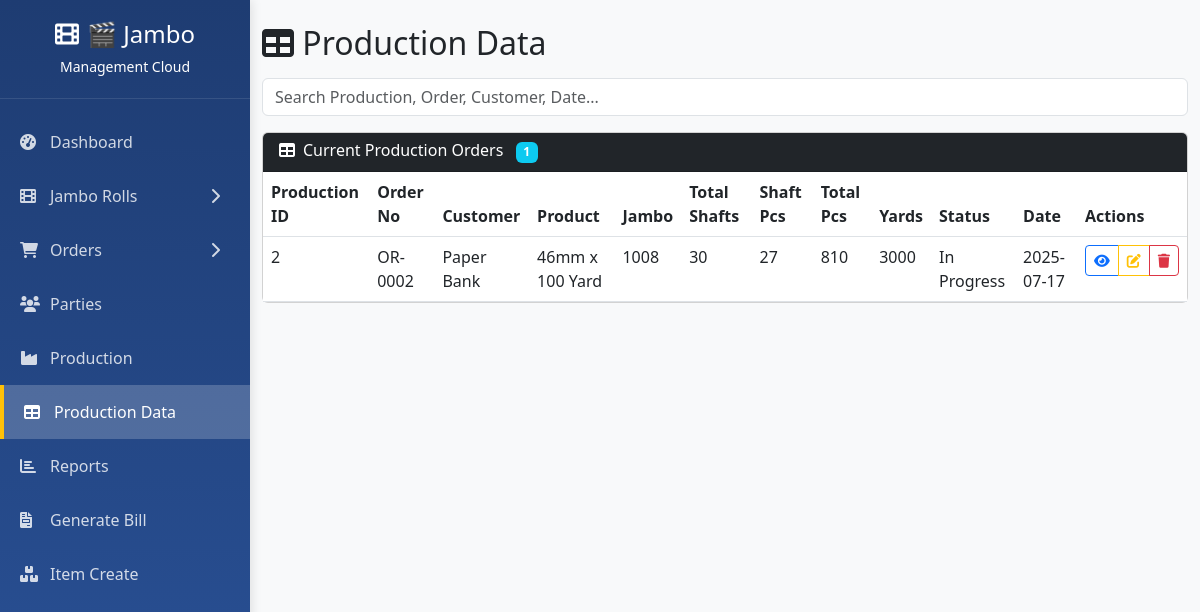
Page /production/data on the committed database.
### tables this page shows
CREATE TABLE production_orders (
            id INTEGER PRIMARY KEY AUTOINCREMENT,
            order_no TEXT NOT NULL,
            jambo_no INTEGER NOT NULL,
            item_id INTEGER NOT NULL,
            produced_pieces INTEGER DEFAULT 0,
            production_date TEXT NOT NULL,
            shafts_used INTEGER DEFAULT 0,
            yards_used INTEGER DEFAULT 0,
            status TEXT DEFAULT 'In Progress',
            FOREIGN KEY (jambo_no) REFERENCES jambo_rolls (jambo_no)
        );

CREATE TABLE customer_orders (
            id INTEGER PRIMARY KEY AUTOINCREMENT,
            order_no TEXT UNIQUE NOT NULL,
            order_date TEXT NOT NULL,
            customer_name TEXT NOT NULL,
            customer_phone TEXT,
            customer_address TEXT,
            status TEXT DEFAULT 'Pending',
            total_amount REAL DEFAULT 0
        );

CREATE TABLE order_items (
            item_id INTEGER PRIMARY KEY AUTOINCREMENT,
            order_no TEXT NOT NULL,
            size TEXT NOT NULL,
            qty TEXT NOT NULL,
            micron INTEGER NOT NULL,
            brand TEXT NOT NULL,
            colour TEXT NOT NULL,
            variety TEXT NOT NULL,
            packing TEXT NOT NULL,
            printed_matter TEXT,
            unit_price REAL DEFAULT 0,
            amount REAL DEFAULT 0,
            notes TEXT, size_mm INTEGER, size_yard INTEGER,
            FOREIGN KEY (order_no) REFERENCES customer_orders (order_no)
        );

### routes/production.py (the view)
@bp.route('/production/data')
def production_data():
    try:
        conn = get_db_connection()
        cursor = conn.cursor()
        cursor.execute('''
            SELECT po.id, po.order_no, co.customer_name, oi.size, po.jambo_no, po.shafts_used,
                   po.produced_pieces, po.yards_used, po.status, po.production_date
            FROM production_orders po
            LEFT JOIN customer_orders co ON po.order_no = co.order_no
            LEFT JOIN order_items oi ON po.item_id = oi.item_id
            LEFT JOIN jambo_rolls jr ON po.jambo_no = jr.jambo_no
            ORDER BY po.production_date DESC
        ''')
        rows = cursor.fetchall()
        productions = []
        for row in rows:
            shafts = row[5] or 0
            produced_pieces = row[6] or 0
            shaft_pcs = produced_pieces // shafts if shafts > 0 else 0
            actions = f'''
                <a href="/production/edit/{row[0]}" class="btn btn-sm btn-warning me-1"><i class="fas fa-edit"></i></a>
                <button class="btn btn-sm btn-danger" onclick="deleteProductionItem({row[0]})"><i class="fas fa-trash"></i></button>
            '''
            productions.append({
                'production_id': row[0],
                'order_no': row[1],
                'customer': row[2] or '',
                'product': row[3] or '',
                'jambo': row[4] or '',
                'total_shafts': shafts,
                'shaft_pcs': shaft_pcs,
                'total_pcs': produced_pieces,
                'yards': row[7] or '',
                'status': row[8] or '',
                'date': row[9] or '',
                'actions': actions
            })
        conn.close()
        return render_template('production_data.html', productions=productions)
    except Exception as e:
        print(f"Error loading production data: {e}")
        return render_template('production_data.html', productions=[])

### database.py (called while the page is built)
def get_db_connection():
    conn = sqlite3.connect(Config.DATABASE)
    conn.row_factory = sqlite3.Row
    return conn

### templates/production_data.html (shortened to what this page needs)
{% extends "base.html" %}
{% block content %}
<div class="container py-4">
    <div class="d-flex justify-content-between align-items-center mb-3">
        <h2 class="mb-0"><i class="fas fa-table"></i> Production Data</h2>
    </div>
    <div class="mb-3">
        <input type="text" id="prodSearchInput" class="form-control" placeholder="Search Production, Order, Customer, Date...">
    </div>
    <div class="card production-table">
        <div class="card-header bg-dark text-white">
            <h6 class="mb-0">
                <i class="fas fa-table me-2"></i>Current Production Orders
                <span class="badge bg-info ms-2" id="productionCount">{{ productions|length }}</span>
            </h6>
        </div>
        <div class="card-body p-0">
            <div class="table-responsive">
                <table class="table table-hover mb-0" id="productionTable">
                    <thead>
                        <tr>
                            <th>Production ID</th>
                            <th>Order No</th>
                            <th>Customer</th>
                            <th>Product</th>
                            <th>Jambo</th>
                            <th>Total Shafts</th>
                            <th>Shaft Pcs</th>
                            <th>Total Pcs</th>
                            <th>Yards</th>
                            <th>Status</th>
                            <th>Date</th>
                            <th>Actions</th>
                        </tr>
                    </thead>
                    <tbody>
                        {% for prod in productions %}
                        <tr>
                            <td>{{ prod.production_id }}</td>
                            <td>{{ prod.order_no }}</td>
                            <td>{{ prod.customer }}</td>
                            <td>{{ prod.product }}</td>
                            <td>{{ prod.jambo }}</td>
                            <td>{{ prod.total_shafts }}</td>
                            <td>{{ prod.shaft_pcs }}</td>
                            <td>{{ prod.total_pcs }}</td>
                            <td>{{ prod.yards|round(2) }}</td>
                            <td>{{ prod.status }}</td>
                            <td>{{ prod.date }}</td>
                            <td>
                                <div class="btn-group" role="group">
                                    <button type="button" class="btn btn-sm btn-outline-primary" onclick="viewProductionDetails('{{ prod.production_id }}')" title="View Details">
                                        <i class="fas fa-eye"></i>
                                    </button>
                                    <button type="button" class="btn btn-sm btn-outline-warning" onclick="editProduction('{{ prod.production_id }}')" title="Edit Production">
                                        <i class="fas fa-edit"></i>
                                    </button>
                                    <button type="button" class="btn btn-sm btn-outline-danger" onclick="deleteProductionItem('{{ prod.production_id }}', '{{ prod.order_no|e }}', '{{ prod.product|e }}')" title="Delete Production">
                                        <i class="fas fa-trash"></i>
                                    </button>
                                </div>
                            </td>
                        </tr>
                        {% endfor %}
                    </tbody>
                </table>
            </div>
        </div>
    </div>
</div>
{% endblock %}

### rows in the picture
production_orders: production_id "2", order_no "OR-0002", customer "Paper Bank", product "46mm x 100 Yard", jambo "1008", total_shafts "30", shaft_pcs "27", total_pcs "810", yards "3000", status "In Progress", date "2025-07-17"

### other values in the picture
{{ productions|length }} "1"
